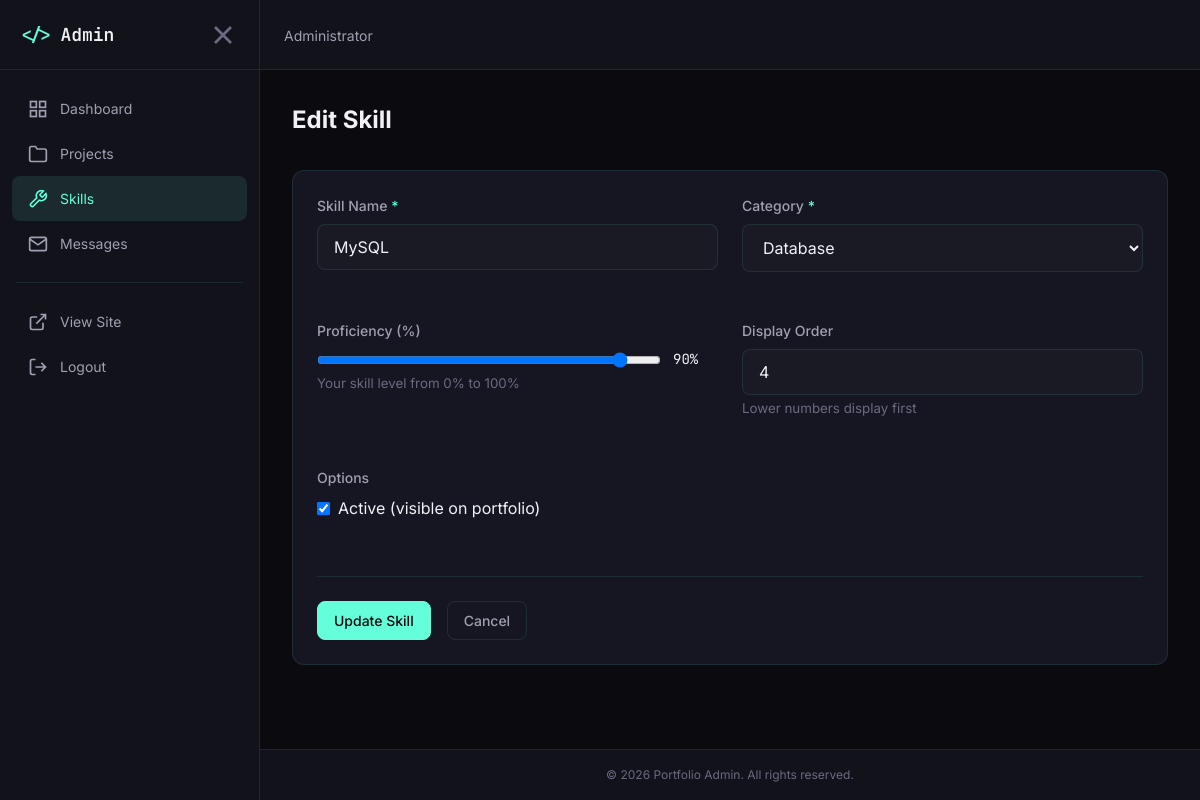
Page /admin/skill-form.php?id=4 (signed in) on the committed database.
### tables this page shows
CREATE TABLE IF NOT EXISTS `skills` (
  `id` int(11) NOT NULL AUTO_INCREMENT,
  `name` varchar(100) NOT NULL,
  `category` varchar(50) DEFAULT 'Other',
  `icon` varchar(255) DEFAULT NULL,
  `proficiency` int(11) DEFAULT 80,
  `display_order` int(11) DEFAULT 0,
  `is_active` tinyint(1) DEFAULT 1,
  `created_at` timestamp DEFAULT CURRENT_TIMESTAMP,
  `updated_at` timestamp DEFAULT CURRENT_TIMESTAMP ON UPDATE CURRENT_TIMESTAMP,
  PRIMARY KEY (`id`),
  UNIQUE KEY `name` (`name`)
);

### includes/database.php (called while the page is built, shortened)
<?php
class Database {
    private static ?PDO $instance = null;
    public static function getInstance(): PDO {
        if (self::$instance === null) {
            try {
                $dsn = "mysql:host=" . DB_HOST . ";dbname=" . DB_NAME . ";charset=" . DB_CHARSET;
                $options = [
                    PDO::ATTR_ERRMODE => PDO::ERRMODE_EXCEPTION,
                    PDO::ATTR_DEFAULT_FETCH_MODE => PDO::FETCH_ASSOC,
                    PDO::ATTR_EMULATE_PREPARES => false,
                    PDO::MYSQL_ATTR_INIT_COMMAND => "SET NAMES " . DB_CHARSET . " COLLATE utf8mb4_unicode_ci"
                ];
                self::$instance = new PDO($dsn, DB_USER, DB_PASS, $options);
            } catch (PDOException $e) {
                error_log("Database connection failed: " . $e->getMessage());
                throw new Exception("Database connection failed. Please try again later.");
            }
        }
        return self::$instance;
    }
    public static function queryOne(string $sql, array $params = []): ?array {
        $stmt = self::getInstance()->prepare($sql);
        $stmt->execute($params);
        $result = $stmt->fetch();
        return $result ?: null;
    }
}

### includes/models/Skill.php (called while the page is built, shortened)
<?php
require_once __DIR__ . '/../database.php';
class Skill {
    public static function getById(int $id): ?array {
        return Database::queryOne("SELECT * FROM skills WHERE id = :id", [':id' => $id]);
    }
}

### includes/helpers.php (called while the page is built, shortened)
<?php
function e(string $text): string {
    return htmlspecialchars($text, ENT_QUOTES, 'UTF-8');
}

### admin/skill-form.php (the view, shortened to what this page needs)
<?php
require_once __DIR__ . '/../includes/helpers.php';
require_once __DIR__ . '/../includes/models/Skill.php';
$skill = null;
$editId = isset($_GET['id']) ? (int) $_GET['id'] : 0;
if ($editId > 0) {
    $skill = Skill::getById($editId);
    if ($skill) {
        $pageTitle = 'Edit Skill';
    } else {
        setFlash('error', 'Skill not found.');
        redirect(SITE_URL . '/admin/skills.php');
    }
}
include __DIR__ . '/includes/header.php';
?>
<div class="admin-page-header">
    <h1><?php echo $pageTitle; ?></h1>
</div>
<div class="admin-section">
    <div class="admin-section-body">
        <form method="POST" action="" data-validate>
            <div class="admin-form-grid">
                <div class="form-group">
                    <label for="name" class="form-label">Skill Name <span>*</span></label>
                    <input type="text"
                           id="name"
                           name="name"
                           class="form-input"
                           value="<?php echo e($_POST['name'] ?? $skill['name'] ?? ''); ?>"
                           required
                           maxlength="100"
                           placeholder="e.g., PHP, Laravel, JavaScript">
                </div>
                <div class="form-group">
                    <label for="category" class="form-label">Category <span>*</span></label>
                    <select id="category" name="category" class="form-input" required>
                        <option value="Database" <?php echo ($_POST['category'] ?? $skill['category'] ?? '') === 'Database' ? 'selected' : ''; ?>>Database</option>
                    </select>
                </div>
                <div class="form-group">
                    <label for="proficiency" class="form-label">Proficiency (%)</label>
                    <div style="display: flex; align-items: center; gap: var(--space-3);">
                        <input type="range"
                               id="proficiency"
                               name="proficiency"
                               min="0"
                               max="100"
                               value="<?php echo $_POST['proficiency'] ?? $skill['proficiency'] ?? 80; ?>"
                               style="flex: 1;"
                               oninput="document.getElementById('proficiencyValue').textContent = this.value + '%'">
                        <span id="proficiencyValue" style="min-width: 45px; font-family: var(--font-mono); font-size: var(--font-size-sm);">
                            <?php echo $_POST['proficiency'] ?? $skill['proficiency'] ?? 80; ?>%
                        </span>
                    </div>
                    <small style="color: var(--color-text-muted);">Your skill level from 0% to 100%</small>
                </div>
                <div class="form-group">
                    <label for="display_order" class="form-label">Display Order</label>
                    <input type="number"
                           id="display_order"
                           name="display_order"
                           class="form-input"
                           value="<?php echo $_POST['display_order'] ?? $skill['display_order'] ?? 0; ?>"
                           min="0">
                    <small style="color: var(--color-text-muted);">Lower numbers display first</small>
                </div>
                <div class="form-group">
                    <label class="form-label">Options</label>
                    <label style="display: flex; align-items: center; gap: var(--space-2);">
                        <input type="checkbox"
                               name="is_active"
                               value="1"
                               <?php echo ($_POST['is_active'] ?? $skill['is_active'] ?? 1) ? 'checked' : ''; ?>>
                        <span>Active (visible on portfolio)</span>
                    </label>
                </div>
            </div>
            <div class="admin-form-actions">
                <button type="submit" class="admin-btn admin-btn-primary">
                    <?php echo $editId > 0 ? 'Update Skill' : 'Create Skill'; ?>
                </button>
                <a href="<?php echo SITE_URL; ?>/admin/skills.php" class="admin-btn admin-btn-secondary">
                    Cancel
                </a>
            </div>
        </form>
    </div>
</div>
<?php include __DIR__ . '/includes/footer.php'; ?>

### assets/css/main.css (style rules this page uses)
:root { --color-bg-primary: #0a0a0f; --color-bg-secondary: #12121a; --color-bg-tertiary: #1a1a25; --color-bg-card: #161622; --color-bg-hover: #222233; --color-text-primary: #f0f0f5; --color-text-secondary: #a0a0b0; --color-text-muted: #6a6a80; --color-text-accent: #64ffda; --color-accent-primary: #64ffda; --color-accent-secondary: #00b4d8; --color-accent-tertiary: #90e0ef; --color-success: #4ade80; --color-error: #f87171; --color-warning: #fbbf24; --color-info: #60a5fa; --color-border: rgba(100, 255, 218, 0.1); --color-border-hover: rgba(100, 255, 218, 0.3); --font-primary: 'Inter', -apple-system, BlinkMacSystemFont, sans-serif; --font-mono: 'JetBrains Mono', 'Fira Code', monospace; --font-size-xs: 0.75rem; --font-size-sm: 0.875rem; --font-size-base: 1rem; --font-size-lg: 1.125rem; --font-size-xl: 1.25rem; --font-size-2xl: 1.5rem; --font-size-3xl: 2rem; --font-size-4xl: 2.5rem; --font-size-5xl: 3rem; --font-size-6xl: 4rem; --font-weight-light: 300; --font-weight-normal: 400; --font-weight-medium: 500; --font-weight-semibold: 600; --font-weight-bold: 700; --line-height-tight: 1.25; --line-height-normal: 1.5; --line-height-relaxed: 1.75; --space-1: 0.25rem; --space-2: 0.5rem; --space-3: 0.75rem; --space-4: 1rem; --space-5: 1.25rem; --space-6: 1.5rem; --space-8: 2rem; --space-10: 2.5rem; --space-12: 3rem; --space-16: 4rem; --space-20: 5rem; --space-24: 6rem; --space-32: 8rem; --container-max: 1200px; --container-padding: 1.5rem; --radius-sm: 0.25rem; --radius-md: 0.5rem; --radius-lg: 0.75rem; --radius-xl: 1rem; --shadow-sm: 0 1px 2px rgba(0, 0, 0, 0.3); --shadow-md: 0 4px 6px rgba(0, 0, 0, 0.4); --shadow-lg: 0 10px 15px rgba(0, 0, 0, 0.5); --shadow-glow: 0 0 20px rgba(100, 255, 218, 0.15); --transition-fast: 150ms ease; --transition-base: 250ms ease; --transition-slow: 350ms ease; --z-dropdown: 100; --z-sticky: 200; --z-fixed: 300; --z-modal-backdrop: 400; --z-modal: 500; --z-popover: 600; --z-tooltip: 700; }
*, *::before, *::after { box-sizing: border-box; margin: 0; padding: 0; }
html { scroll-behavior: smooth; -webkit-font-smoothing: antialiased; -moz-osx-font-smoothing: grayscale; }
body { font-family: var(--font-primary); font-size: var(--font-size-base); line-height: var(--line-height-normal); color: var(--color-text-primary); background-color: var(--color-bg-primary); min-height: 100vh; overflow-x: hidden; }
a { color: var(--color-accent-primary); text-decoration: none; transition: color var(--transition-fast); }
button { font-family: inherit; cursor: pointer; border: none; background: none; }
.form-group { margin-bottom: var(--space-6); }
.form-label { display: block; font-size: var(--font-size-sm); font-weight: var(--font-weight-medium); margin-bottom: var(--space-2); color: var(--color-text-secondary); }
.form-label span { color: var(--color-accent-primary); }
.form-input, .form-textarea { width: 100%; padding: var(--space-3) var(--space-4); font-family: var(--font-primary); font-size: var(--font-size-base); color: var(--color-text-primary); background: var(--color-bg-tertiary); border: 1px solid var(--color-border); border-radius: var(--radius-md); transition: all var(--transition-fast); }
.form-input::placeholder, .form-textarea::placeholder { color: var(--color-text-muted); }

### rows in the picture
skills: name "MySQL", category "Database", proficiency "90", display_order "4", is_active "☑"

### other values in the picture
$_SESSION['admin_full_name'] "Administrator"
$pageTitle "Edit Skill"
